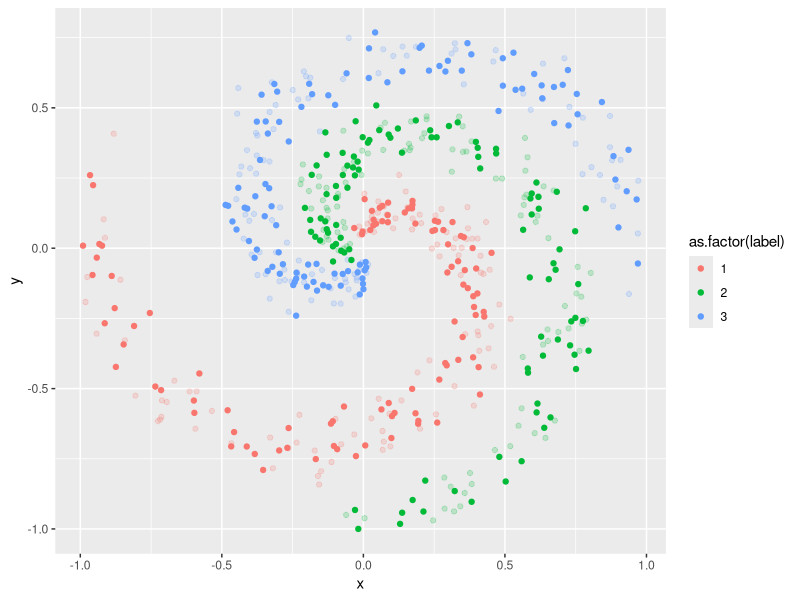
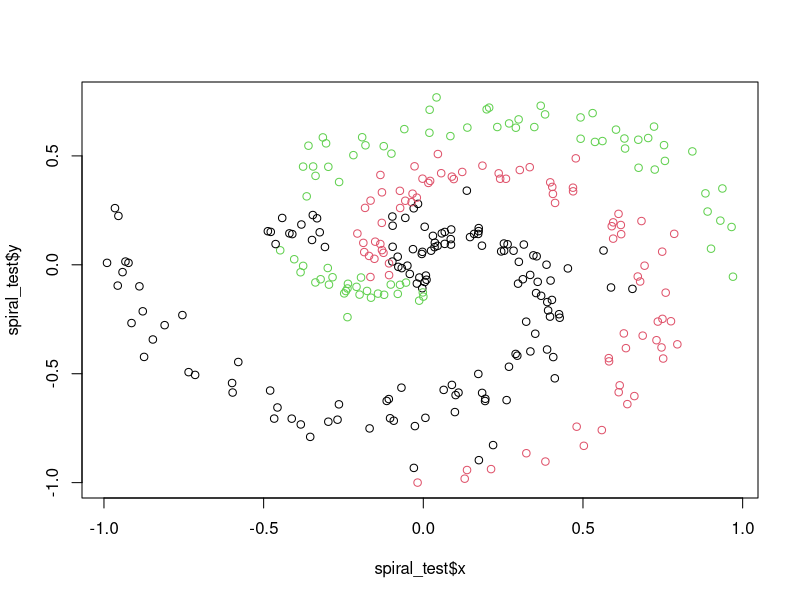

These charts were generated, in order, by the following R code:
## ---- chunk 1
knitr::opts_chunk$set(echo = TRUE)
## ---- chunk 2
### Initialize Layer Parameters----
init_params = function(n_inputs = "# of features",
                       n_neurons,
                       momentum = FALSE,
                       cache = FALSE){
        
    weights = matrix(data = (0.1 * rnorm(n = n_inputs*n_neurons)),
                             nrow = n_inputs, ncol = n_neurons)
           #Number of weights = the number of inputs*number of neurons,
           #since every connection between the previous neurons (from input) and
           #the current neurons have an associated weight
    biases = matrix(data = 0, nrow = 1, ncol = n_neurons)
           #Number of biases = the number
    
    #momentum initialization
    weight_momentums = matrix(data = 0, 
                            nrow = nrow(weights),
                            ncol = ncol(weights))
    bias_momentums = matrix(data = 0,
                            nrow = nrow(biases),
                            ncol = ncol(biases))
    #cache initialization
    weight_cache = matrix(data = 0,
                          nrow = nrow(weights),
                          ncol = ncol(weights))
    bias_cache = matrix(data = 0,
                        nrow = nrow(biases),
                        ncol = ncol(biases))

    #saving:
    if (momentum == TRUE & cache == FALSE){ ##momentums only
          list("weights"=weights,"biases"=biases,
               "weight_momentums"=weight_momentums,
               "bias_momentums"=bias_momentums)
    } else if (cache == TRUE & momentum == FALSE){ ##cache only
          list("weights"=weights,"biases"=biases,
               "weight_cache"=weight_cache,
               "bias_cache"=bias_cache)
    } else if (momentum == TRUE &  cache == TRUE){ ##momentums and cache
          list("weights"=weights,"biases"=biases,
               "weight_momentums"=weight_momentums,
               "bias_momentums"=bias_momentums,
               "weight_cache"=weight_cache,
               "bias_cache"=bias_cache)
    } else if (momentum == FALSE & cache == FALSE){ ##no momentums or cache
          list("weights"=weights,"biases"=biases)
    }
}

### Dense Layers ----
layer_dense = list(
## FORWARD PASS FUNCTION 
 forward = function(    #default vals for weights/biases are random
            inputs, 
            n_neurons, 
            parameters
 ) {#begin fn
   
 n_inputs = ncol(inputs)
 weights = parameters$weights
 biases = parameters$biases
 #Forward Pass 
 output = inputs%*%weights + biases[col(inputs%*%weights)]
 
 #If momentum == TRUE & cache == FALSE in parameter initialization, 
 #then layer saves momentum only
 if (exists(x = "weight_momentums", where = parameters) & 
     !exists(x = "weight_cache", where = parameters)){
 list("output" = output, ##for forward pass
      "inputs" = inputs, "weights"= weights, "biases" = biases, ##for backprop
      "weight_momentums"=parameters$weight_momentums, ##for momentum
      "bias_momentums"=parameters$bias_momentums)
 #if momentum==FALSE & cache==TRUE, saves cache only
 } else if (!exists(x = "weight_momentums", where = parameters) &
            exists(x = "weight_cache", where = parameters)){
 list("output" = output, ##for forward pass
      "inputs" = inputs, "weights"= weights, "biases" = biases, ##for backprop
      "weight_cache"=parameters$weight_cache, ##for cache
      "bias_cache"=parameters$bias_cache)
 #if momentum==TRUE & cache==TRUE, saves both
 } else if (exists(x = "weight_momentums", where = parameters) &
            exists(x = "weight_cache", where = parameters)){
 list("output" = output, ##for forward pass
      "inputs" = inputs, "weights"= weights, "biases" = biases, ##for backprop
      "weight_momentums"=parameters$weight_momentums, ##for momentum
      "bias_momentums"=parameters$bias_momentums,
      "weight_cache"=parameters$weight_cache, ##for cache
      "bias_cache"=parameters$bias_cache)
 #else both==FALSE, ignore momentum & cache
 } else {
   #otherwise, just save
 list("output" = output, ##for forward pass
      "inputs" = inputs, "weights"= weights, "biases" = biases) ##for backprop
 }

 },#end fwd

## BACKWARD PASS
 backward = function(inputs, weights, dvalues){
    #Gradients on parameters
    dweights = t(inputs)%*%dvalues
    dbiases = colSums(dvalues)
    #Gradient on values
    dinputs = dvalues%*%t(weights) 
    #save:
    list("dinputs"=dinputs,
         "dweights"=dweights,
         "dbiases"=dbiases)
 }
 
)#end list

### Activation Functions ----
## ReLU
activation_ReLU = list(
  #FORWARD PASS
  forward = function(input_layer){
    
    output = matrix(sapply(X = input_layer, 
                    function(X){max(c(0, X))}
                    ), 
                  nrow = nrow(input_layer), ncol = ncol(input_layer))
    #ReLU function coerced into a matrix so the shape
    #is maintained (it will be equivalent to that of the input shape)
    
    #Function saves:
    list("output" = output, "inputs" = input_layer)
    #And prints
    #invisible(output)
  },
  #BACKWARD PASS
  backward = function(inputs, dvalues){
    dinputs = dvalues
    dinputs[inputs <= 0] = 0
    #save:
    list("dinputs"=dinputs)
  }
)

## SoftMax
activation_Softmax = list(
  forward = function(inputs){
          #scale inputs
          max_value = apply(X = inputs, MARGIN = 2,  FUN = max)
          scaled_inputs = sapply(X = 1:ncol(inputs), 
                 FUN = function(X){
                    inputs[,X] - abs(max_value[X])})

          # exponetiate
          exp_values = exp(scaled_inputs)
          # normalize
          norm_base = matrix(rowSums(exp_values),
                             nrow = nrow(inputs), ncol = 1)
          probabilities = sapply(X = 1:nrow(inputs),
                          FUN = function(X){exp_values[X,]/norm_base[X,]}) 
          return(t(probabilities))
          #(transpose probabilities)
          },
  
  backward = function(softmax_output, dvalues){
    #*INCOMPLETE SECTION - don't use*
    #flatten output array
    flat_output = as.vector(softmax_output)
    
    #calculate jacobian matrix of output
    jacobian_matrix = diag(flat_output) - flat_output%*%t(flat_output)
    
    #calculate sample-wise gradient
    dinputs = jacobian_matrix%*%flat_dvalues
    
    
  }
)

### Loss ----
Categorical_CrossEntropy = list(
  #FORWARD PASS
  forward = function(y_pred = "softmax output", y_true = "targets"){
    
    #DETECT NUMBER OF SAMPLES
    samples = length(y_true)  

    #CLIP SAMPLES TO AVOID -Inf ERROR
    y_pred_clipped = ifelse(y_pred <= 1e-7, 1e-7, 
                        ifelse(y_pred >= (1-1e-7), (1-1e-7), y_pred))
    

    #DETERMINE IF Y_TRUE IS ONE-HOT-ENCODED AND SELECT CORRESPODNING CONFIDENCES
    confidences = ifelse(nrow(t(y_true)) == 1, 
      #if y_true is a single vector of labels (i.e, sparse), then confidences =
                    y_pred_clipped[cbind(1:samples, y_true)],
                      
                      ifelse(nrow(y_true) > 1,
                      #else, if y_true is one-hot encoded, then confidences =
                             rowSums(y_pred_clipped*y_true),
                             #else
                             "error indexing the predicted class confidences")
                  )
                    
    #CALC LOSS FOR EACH SAMPLE (ROW)
    neg_log_likelihoods = -log(confidences)
    return(neg_log_likelihoods)
    
  },
  #BACKWARD PASS
  backward = function(y_true, dvalues){
    #number of samples
    samples = length(dvalues)
    
    #number of labels
    labels = length(unique(dvalues[1,]))
    
    #if labels are sparse, turn them into one-hot encoded vector
    y_true = ifelse(#if
                    nrow(t(y_true)) ==1,
                    #one-hot-encode
                    y_true = do.call(rbind,
                                     lapply(X = y_true,
                                       function(X) as.integer(
                                          !is.na(match(unique(
                                          unlist(y_true)
                                                        ), X)
                                                ))
                                      )), 
                    #else
                    y_true)
    
    #calculate gradient
    dinputs = -y_true/dvalues
    #normalize gradient
    dinputs = dinputs/samples
    return(dinputs)
  }
)
#---
#Softmax X Cross Entropy- combined softmax activation
# & cross-entropy loss for faster backprop
activation_loss_SoftmaxCrossEntropy = list(
  #FORWARD PASS
  forward = function(inputs, y_true){
    #output layer's activation function
    softmax_out = activation_Softmax$forward(inputs)
    #calculate loss
    loss = Categorical_CrossEntropy$forward(softmax_out, y_true)
    #function saves:
    list("softmax_output"=softmax_out, "loss"=loss) 
  },
  #BACKWARD PASS
  backward = function(dvalues, y_true){
    
    #Detect number of samples
    if (is.vector(dvalues)) {      #if one sample
      samples = 1
    } else if (is.array(dvalues)) {  #else if multiple samples
      samples = nrow(dvalues)
    } else print("error checking shape of inputs")
    
    #Reverse One-Hot Encoding
    #if labels are one-hot encoded, turn them discrete values
     ##helper function 
    anti_ohe = function(y_true){
               unique_classes = ncol(y_true)
               samples = nrow(y_true)
               y_true_vec = as.vector(y_true)
                    
               class_key = rep(1:unique_classes, each = samples)
               y_true = class_key[y_true_vec==1]
                    #selects the classes that correspond to 1s in y_true vector
                    return(y_true)
                    }
     ##check & modify
    y_true = if(is.array(y_true)){ #if one-hot encoded
                    #change to sparse
                    anti_ohe(y_true)
              } else y_true
    
    #Calculate gradient
     #Copy so we can modify
     dinputs = dvalues
     #Calculate gradient
     #index the prediction array with the sample number and its
     #true value index, subtracting 1 from these values. Requires discrete,
     #not one-hot encoded, true labels (explaining the need for the above step)
     dinputs[cbind(1:samples, y_true)] = dinputs[cbind(1:samples, y_true)] - 1
     #Normalize gradient
     dinputs = dinputs/samples
    #save desired outputs
    list("dinputs" = dinputs, "samples" = samples, "y_true" = y_true)
  }
)
### Optimizers----
## Stochastic Gradient Descent (vanilla + decay & momentum options) ##
optimizer_SGD = list(
  update_params = function(layer_forward, layer_backward, #required
                           learning_rate = 1,
                           decay = 0, iteration = 1,
                           momentum_rate = 0 
                           ){
    #current params
    current_weights = layer_forward$weights
    current_biases = layer_forward$biases
    #gradients
    weight_gradients = layer_backward$dweights
    bias_gradients = layer_backward$dbiases
    
    #learning rate
    currnt_learn_rate = learning_rate * (1 / (1 + decay*iteration)) 
    
    #param updates with momentum
     #If momentum == TRUE in parameter initialization, then weights_momentum
     #(and implictly, bias_momentum) will exist
    if (exists("weight_momentums", where = layer_forward)) {
      #current momentums
      weight_momentums = layer_forward$weight_momentums
      bias_momentums = layer_forward$bias_momentums
      
      #Update weights & biases with momentum:
      #Take prior updates X retainment factor (the "momentum rate"),
      #and update with current gradients
      weight_update = 
        (momentum_rate*weight_momentums) - (currnt_learn_rate*weight_gradients)
      bias_update = 
        (momentum_rate*bias_momentums) - (currnt_learn_rate*bias_gradients)
      #update params with the calculated updates
      weights = current_weights + weight_update
      biases = current_biases + bias_update
      #also update momentums
      weight_momentums = weight_update
      bias_momentums = bias_update
      #save:
      list("weights" = weights, "biases" = biases, "lr" = currnt_learn_rate,
           "weight_momentums" = weight_momentums, 
           "bias_momentums" = bias_momentums)
    } else {
      
    #param updates without momentum (vanilla)
      #calculate updates
      weight_update = -currnt_learn_rate*weight_gradients
      bias_update = -currnt_learn_rate*bias_gradients
      #apply updates
      weights = current_weights + weight_update
      biases = current_biases + bias_update
      #save:
      list("weights" = weights, "biases" = biases, "lr" = currnt_learn_rate)
    }
    
})
## AdaGrad ##
#NOTE: must initialize params with cache==TRUE
optimizer_AdaGrad = list(
  update_params = function(layer_forward, layer_backward, #required
                           learning_rate = 1,
                           decay = 0, iteration = 1,
                           epsilon = 1e-7 
                           ){
    #current params
    current_weights = layer_forward$weights
    current_biases = layer_forward$biases
    #gradients
    weight_gradients = layer_backward$dweights
    bias_gradients = layer_backward$dbiases
    
    #learning rate
    currnt_learn_rate = learning_rate * (1 / (1 + decay*iteration)) 
    
    #cache
    ##update cache with squared current gradients
    weight_cache = layer_forward$weight_cache + weight_gradients^2
    bias_cache = layer_forward$bias_cache + bias_gradients^2
    
    #SGD param updates with normalization 
      #calculate updates
      weight_update = -currnt_learn_rate*weight_gradients /
                        (sqrt(weight_cache) + epsilon)
      bias_update = -currnt_learn_rate*bias_gradients /
                        (sqrt(bias_cache) + epsilon)
      #apply updates
      weights = current_weights + weight_update
      biases = current_biases + bias_update
        #save:
        list("weights" = weights, "biases" = biases, "lr" = currnt_learn_rate,
             "weight_cache" = weight_cache, "bias_cache" = bias_cache)
} ##these are the new params to be passed on to the layers when loop restarts
)

## RMSProp ##
#NOTE: must initialize params with cache==TRUE
optimizer_RMSProp = list(
  update_params = function(layer_forward, layer_backward, #required
                           learning_rate = 0.001,
                           decay = 0, iteration = 1,
                           epsilon = 1e-7,
                           rho = 0.9
                           ){
    #current params
    current_weights = layer_forward$weights
    current_biases = layer_forward$biases
    #gradients
    weight_gradients = layer_backward$dweights
    bias_gradients = layer_backward$dbiases
    
    #learning rate
    currnt_learn_rate = learning_rate * (1 / (1 + decay*iteration)) 
    
    #cache
    ##update cache with squared current gradients
    weight_cache = rho * layer_forward$weight_cache + 
                  (1-rho) * weight_gradients^2
    bias_cache = rho * layer_forward$bias_cache + 
                  (1-rho) * bias_gradients^2
    
    #SGD param updates with normalization 
      #calculate updates
      weight_update = -currnt_learn_rate*weight_gradients /
                        (sqrt(weight_cache) + epsilon)
      bias_update = -currnt_learn_rate*bias_gradients /
                        (sqrt(bias_cache) + epsilon)
      #apply updates
      weights = current_weights + weight_update
      biases = current_biases + bias_update
        #save:
        list("weights" = weights, "biases" = biases, "lr" = currnt_learn_rate,
             "weight_cache" = weight_cache, "bias_cache" = bias_cache)
} ##these are the new params to be passed on to layers when the loop restarts
)

## Adam ##
#NOTE: must intialize paramters with both cache AND momentum
optimizer_Adam = list(
  update_params = function(layer_forward, layer_backward, #required
                           learning_rate = 0.001,
                           decay = 0, iteration = 1,
                           epsilon = 1e-7,
                           beta_1 = 0.9, beta_2 = 0.999
                           ){
    #current params
    current_weights = layer_forward$weights
    current_biases = layer_forward$biases
    #gradients
    weight_gradients = layer_backward$dweights
    bias_gradients = layer_backward$dbiases
    
    #learning rate
    currnt_learn_rate = learning_rate * (1 / (1 + decay*iteration)) 
    
    #momentums
    #update momentums with current gradients and bias correct
    weight_momentums = 
      (beta_1*layer_forward$weight_momentums + (1-beta_1)*weight_gradients ) /
                              (1 - (beta_1^iteration )) ##bias correction
    
    bias_momentums = 
      (beta_1*layer_forward$bias_momentums + (1-beta_1)*bias_gradients) /
                              (1 - (beta_1^iteration))
                    

    #cache
    #update cache with squared gradients and bias correct
    weight_cache = 
      (beta_2*layer_forward$weight_cache + (1-beta_2)*weight_gradients^2) /
                              (1 - (beta_2^iteration)) ##bias correction

    bias_cache = 
      (beta_2*layer_forward$bias_cache + (1-beta_2)*bias_gradients^2) /
                              (1 - (beta_2^iteration))
    
    #calculate param updates (with momentums, and normalize with cache)
    weight_update = -currnt_learn_rate*weight_momentums /
                        (sqrt(weight_cache) + epsilon)
    bias_update = -currnt_learn_rate*bias_momentums /
                        (sqrt(bias_cache) + epsilon)
    
    #apply updates
    weights = current_weights + weight_update
    biases = current_biases + bias_update
      #save:
      list("weights" = weights, "biases" = biases, "lr" = currnt_learn_rate,
           "weight_momentums" = weight_momentums, 
           "bias_momentums" = bias_momentums,
           "weight_cache" = weight_cache,
           "bias_cache" = bias_cache)

}##these are the updated params to be passed back into the layers
)
# END NEURAL NET FUNCTIONS
## ---- chunk 3
## Creating Spiral Data
#Source: https://cs231n.github.io/neural-networks-case-study/
sim_data_fn = function(
  N = 100, # number of points per class
  D = 2,   # "dimensionality" (number of features)
  K = 3,   # number of classes
  random_order = FALSE #T: random order of classes (harder task)
){
   X = data.frame() # data matrix (each row = single sample)
   y = data.frame() # class labels

for (j in (1:K)){
  r = seq(0.05,1,length.out = N) # radius
  t = seq((j-1)*4.7,j*4.7, length.out = N) + rnorm(N, sd = 0.3) # theta
  Xtemp = data.frame(x =r*sin(t) , y = r*cos(t)) 
  ytemp = data.frame(matrix(j, N, 1))
  X = rbind(X, Xtemp)
  y = rbind(y, ytemp)
  }
spiral_data = cbind(X,y)
colnames(spiral_data) = c(colnames(X), 'label')

# Want randomly ordered labels?
if (random_order==TRUE) {spiral_data$label = sample(1:3, size = N*K, 
                                                    replace = TRUE)}
return(spiral_data)
}
## ---- chunk 4
set.seed(2)
#First Create Training Data
spiral_train = sim_data_fn(N = 100, K = 3)
X_train = spiral_train[,c("x","y")] ## leave out 'label'

#Then Create Testing Data
spiral_test = sim_data_fn(N = 100, K = 3)
X_test = spiral_test[,c("x","y")] 

## ---- chunk 5
library(ggplot2)
ggplot() +
 geom_point(data = spiral_train,
            aes(x = x, y = y, color = as.factor(label)), alpha = 0.2) +
 geom_point(data = spiral_test, 
            aes(x = x, y = y, color = as.factor(label))) 


## ---- chunk 6
set.seed(1) ##set seed for results replication

#Inputs - Training Features
X_train = as.matrix(X_train)

#Initalize Weights & Biases Outside of Loop
## Set momentum & cache to TRUE to use Adam optimizer
l1_params = init_params(n_inputs = 2,     ## ncol(spiral_X) would also work
                        n_neurons = 64,   ## = to desired # neurons in layer 
                        momentum = TRUE, cache = TRUE)
l2_params = init_params(n_inputs = 64,    ## = to n_neurons in prior layer
                        n_neurons = 3,    ## = to desired # neurons in layer
                        momentum = TRUE, cache = TRUE)

# EPOCH LOOP
tot_epochs = 1000L

for (epoch in 1:tot_epochs) {
#forward
layer1 = layer_dense$forward(inputs = X_train, 
                             n_neurons = 64,
                             parameters = l1_params)
  layer1_relu = activation_ReLU$forward(input_layer = layer1$output)
      layer2 = layer_dense$forward(inputs = layer1_relu$output, 
                                   n_neurons = 3,
                                   parameters = l2_params)
          output = 
          activation_loss_SoftmaxCrossEntropy$forward(inputs = layer2$output,
                                                  y_true = spiral_train$label)
              #metrics:
              LOSS = output$loss
              PRED = max.col(output$softmax_output, ties.method = "random") 
              ACC = mean(PRED==spiral_train$label, na.rm=T)

          #backward
          loss_softm_b = activation_loss_SoftmaxCrossEntropy$backward(
                                      dvalues = output$softmax_output, 
                                      y_true = spiral_train$label)
      l2_b = layer_dense$backward(inputs = layer2$inputs,
                            weights = layer2$weights,
                            dvalues = loss_softm_b$dinputs)
  l1_relu_b = activation_ReLU$backward(inputs = layer1_relu$inputs,
                                       dvalues = l2_b$dinputs)     
l1_b = layer_dense$backward(inputs = layer1$inputs,
                            weights = layer1$weights,
                            dvalues = l1_relu_b$dinputs)      

#optimize
l1_optim_params = optimizer_Adam$update_params(layer_forward = layer1,
                                       layer_backward = l1_b,
                                       learning_rate = 0.02,
                                       decay = 5e-7,iteration = epoch,
                                       beta_1 =  0.5, beta_2 = 0.5)
l2_optim_params = optimizer_Adam$update_params(layer_forward = layer2,
                                       layer_backward = l2_b,
                                       learning_rate = 0.02,
                                       decay = 5e-7, iteration = epoch,
                                       beta_1 = 0.5, beta_2 = 0.5)
#update weights & biases
l1_params = l1_optim_params
l2_params = l2_optim_params

  #repeat w new weights,biases, & momentums...
##  
#Status Report:
  if (epoch == 1){print(c("epoch","ovrflw err","loss","accuracy", "learn rate"))}
  if (epoch %in% seq(0,tot_epochs,by=100)){
        print(c( epoch, 
                 sum(is.nan(output$softmax_output)),#make sure NaN error is gone
                 LOSS,
                 ACC,
                 l1_optim_params$lr) )} #(include learn rate)


#Save Final Metrics:
  if (epoch==tot_epochs){
             out = list("loss"=LOSS,
                         "accuracy"=ACC,
                         "predictions"=PRED)}
}#end loop

## ---- chunk 7
# Inputs - Test Features
X_test = as.matrix(X_test)

#Forward-pass the test data
layer1 = layer_dense$forward(inputs = X_test, 
                             n_neurons = 64,
                             parameters = l1_params)
  layer1_relu = activation_ReLU$forward(input_layer = layer1$output)
      layer2 = layer_dense$forward(inputs = layer1_relu$output, 
                                   n_neurons = 3,
                                   parameters = l2_params)
          output = 
          activation_loss_SoftmaxCrossEntropy$forward(
                                  inputs = layer2$output,
                                  y_true = spiral_test$label) ##change to test
              #metrics:
              LOSS = output$loss
              PRED = max.col(output$softmax_output, ties.method = "random") 
              ACC = mean(PRED==spiral_test$label, na.rm=T)  ##change to test

#Results:
print(paste("Loss:", round(LOSS,10), "Accuracy:", round(ACC,6)))              
## ---- chunk 8
plot(spiral_test$x, spiral_test$y, col = PRED)
## ---- chunk 9
regularization_loss = function(layer){
  #Regularization hyperparams:
  layer_reg = layer$regularization ##a list of the set lambda values
  
  #L1-regularization: weights
  l1_weight_apply = layer_reg$weight_L1 * sum(abs(layer$weights))
  #L1-regularization: bias
  l1_bias_apply = layer_reg$bias_L1 * sum(abs(layer$biases))
  
  #L2-regularization: weights
  l2_weight_apply = layer_reg$weight_L2 * sum(layer$weights^2)
  #L2-regularization: biases
  l2_bias_apply = layer_reg$bias_L2 * sum(layer$biases^2)
  
  #Overall regularization loss
  reg_loss = l1_weight_apply + l1_bias_apply + l2_weight_apply + l2_bias_apply
  #save:
  return(reg_loss)
}
## ---- chunk 10
layer_dense = list(
## FORWARD PASS 
 forward = function(    
            inputs,      
            n_neurons, 
            parameters, ## from initialize_parameters
            weight_L1 = 0, weight_L2 = 0,  ##regularization
            bias_L1 = 0, bias_L2 = 0
){
   
 n_inputs = ncol(inputs)
 weights = parameters$weights
 biases = parameters$biases
 #Forward Pass 
 output = inputs%*%weights + biases[col(inputs%*%weights)]
 
 #Regularization values:
 regularization = list("weight_L1" = weight_L1, "weight_L2" = weight_L2,
                       "bias_L1" = bias_L1, "bias_L2" = bias_L2)

 #SAVING:
 #then layer saves momentum only
 if (exists(x = "weight_momentums", where = parameters) & 
     !exists(x = "weight_cache", where = parameters)){
 list("output" = output, ##for forward pass
      "inputs" = inputs, "weights"= weights, "biases" = biases, ##for backprop
      "weight_momentums"=parameters$weight_momentums, ##for momentum
      "bias_momentums"=parameters$bias_momentums,
      "regularization" = regularization)  ##for regularization
 #if momentum==FALSE & cache==TRUE, saves cache only
 } else if (!exists(x = "weight_momentums", where = parameters) &
            exists(x = "weight_cache", where = parameters)){
 list("output" = output, ##for forward pass
      "inputs" = inputs, "weights"= weights, "biases" = biases, ##for backprop
      "weight_cache"=parameters$weight_cache, ##for cache
      "bias_cache"=parameters$bias_cache,
      "regularization" = regularization)

 #if momentum==TRUE & cache==TRUE, saves both
 } else if (exists(x = "weight_momentums", where = parameters) &
            exists(x = "weight_cache", where = parameters)){
 list("output" = output, ##for forward pass
      "inputs" = inputs, "weights"= weights, "biases" = biases, ##for backprop
      "weight_momentums"=parameters$weight_momentums, ##for momentum
      "bias_momentums"=parameters$bias_momentums,
      "weight_cache"=parameters$weight_cache, ##for cache
      "bias_cache"=parameters$bias_cache,
      "regularization" = regularization)

 #else both==FALSE, ignore momentum & cache
 } else {
   #otherwise, just save
 list("output" = output, ##for forward pass
      "inputs" = inputs, "weights"= weights, "biases" = biases, ##for backprop
      "regularization" = regularization)
      }

 },#end fwd
 
# BACKWARD
  backward = function(dvalues, layer){
    
    #Gradients on parameters
    dweights = t(layer$inputs)%*%dvalues
    dbiases = colSums(dvalues)
    
    #Gradients on regularization
    ##regularization hyperparams:
    layer_reg = layer$regularization ##a list of the set lambda values

    ##L1 Weights##
    if (layer_reg$weight_L1 > 0){
    dL1 = matrix(1, nrow = nrow(layer$weights), ncol = ncol(layer$weights))
      #make matrix filled with 1s
    dL1[layer$weight < 0] = -1
      #convert matrix value to -1 where weight is less than zero
    dweights = dweights + layer_reg$weight_L1 * dL1
    }
    ##L2 Weights##
    if (layer_reg$weight_L2 > 0){
    dweights = dweights + 2 * layer_reg$weight_L2 * layer$weights
    }                     #2 * lambda * weights
    
    ##L1 Biases##
    if (layer_reg$bias_L1 > 0){
    dL1 = matrix(1, nrow = nrow(layer$biases), ncol = ncol(layer$biases))
      #make matrix filled with 1s
    dL1[layer$bias < 0] = -1
      #convert matrix value to -1 where weight is less than zero
    dbiases = dbiases + layer_reg$bias_L1 * dL1
    }
    ##L2 Biases##
    if (layer_reg$bias_L2 > 0){
    dbiases = dbiases + 2 * layer_reg$bias_L2 * layer$biases
    }
    
    #Gradients on values
    dinputs = dvalues%*%t(layer$weights) 
    
    #saves:
    list("dinputs"=dinputs,
         "dweights"=dweights,
         "dbiases"=dbiases)
}#end bwd
)

## ---- chunk 11
set.seed(1) ##set seed for results replication

#Inputs - Training Features
X_train = as.matrix(X_train)

#Initalize Weights & Biases Outside of Loop
## Set momentum & cache to TRUE to use Adam optimizer
l1_params = init_params(n_inputs = 2,     ## ncol(spiral_X) would also work
                        n_neurons = 64,   ## = to desired # neurons in layer 
                        momentum = TRUE, cache = TRUE)
l2_params = init_params(n_inputs = 64,    ## = to n_neurons in prior layer
                        n_neurons = 3,    ## = to desired # neurons in layer
                        momentum = TRUE, cache = TRUE)

# EPOCH LOOP
tot_epochs = 1000L

for (epoch in 1:tot_epochs) {
#forward
layer1 = layer_dense$forward(inputs = X_train, 
                             n_neurons = 64,
                             parameters = l1_params,
                             weight_L2 = 5e-4, bias_L2 = 5e-4)
  layer1_relu = activation_ReLU$forward(input_layer = layer1$output)
      layer2 = layer_dense$forward(inputs = layer1_relu$output, 
                                   n_neurons = 3,
                                   parameters = l2_params)
          output = 
          activation_loss_SoftmaxCrossEntropy$forward(inputs = layer2$output,
                                                  y_true = spiral_train$label)
          reg_loss = regularization_loss(layer1) +
                     regularization_loss(layer2) ##=0
              #metrics:
              LOSS = output$loss + reg_loss
              DATA_LOSS = output$loss
              REG_LOSS = reg_loss
              PRED = max.col(output$softmax_output, ties.method = "random") 
              ACC = mean(PRED==spiral_train$label, na.rm=T)

          #backward
          loss_softm_b = activation_loss_SoftmaxCrossEntropy$backward(
                                      dvalues = output$softmax_output, 
                                      y_true = spiral_train$label)
      l2_b = layer_dense$backward(layer = layer2,
                                  dvalues = loss_softm_b$dinputs)
  l1_relu_b = activation_ReLU$backward(inputs = layer1_relu$inputs,
                                       dvalues = l2_b$dinputs)     
l1_b = layer_dense$backward(layer = layer1,
                            dvalues = l1_relu_b$dinputs)      

#optimize
l1_optim_params = optimizer_Adam$update_params(layer_forward = layer1,
                                       layer_backward = l1_b,
                                       learning_rate = 0.02,
                                       decay = 5e-7,iteration = epoch,
                                       beta_1 =  0.5, beta_2 = 0.5)
l2_optim_params = optimizer_Adam$update_params(layer_forward = layer2,
                                       layer_backward = l2_b,
                                       learning_rate = 0.02,
                                       decay = 5e-7, iteration = epoch,
                                       beta_1 = 0.5, beta_2 = 0.5)
#update weights & biases
l1_params = l1_optim_params
l2_params = l2_optim_params

  #repeat w new weights,biases, & momentums...
##  
#Status Report:
  if (epoch == 1){print(c("epoch","ovrflw err",
                          "loss","data_loss",
                          "acc", "lr"))}
  if (epoch %in% seq(0,tot_epochs,by=100)){
        print(c( epoch, 
                 sum(is.nan(output$softmax_output)),#make sure NaN error is gone
                 LOSS,
                 DATA_LOSS,
                 ACC,
                 l1_optim_params$lr) )} #(include learn rate)


#Save Final Metrics:
  if (epoch==tot_epochs){
             out = list("loss"=LOSS,
                         "accuracy"=ACC,
                         "predictions"=PRED)}
}#end loop

## ---- chunk 12
# Inputs - Test Features
X_test = as.matrix(X_test)

#Forward-pass the test data
layer1 = layer_dense$forward(inputs = X_test, 
                             n_neurons = 64,
                             parameters = l1_params,
                             weight_L2 = 5e-4, bias_L2 = 5e-4)
  layer1_relu = activation_ReLU$forward(input_layer = layer1$output)
      layer2 = layer_dense$forward(inputs = layer1_relu$output, 
                                   n_neurons = 3,
                                   parameters = l2_params)
          output = 
          activation_loss_SoftmaxCrossEntropy$forward(inputs = layer2$output,
                                                  y_true = spiral_test$label)
              #metrics:
              LOSS = output$loss
              PRED = max.col(output$softmax_output, ties.method = "random") 
              ACC = mean(PRED==spiral_test$label, na.rm=T)  ##change to test

#Results:
print(paste("Loss:", round(LOSS,10), "Accuracy:", round(ACC,6)))              
